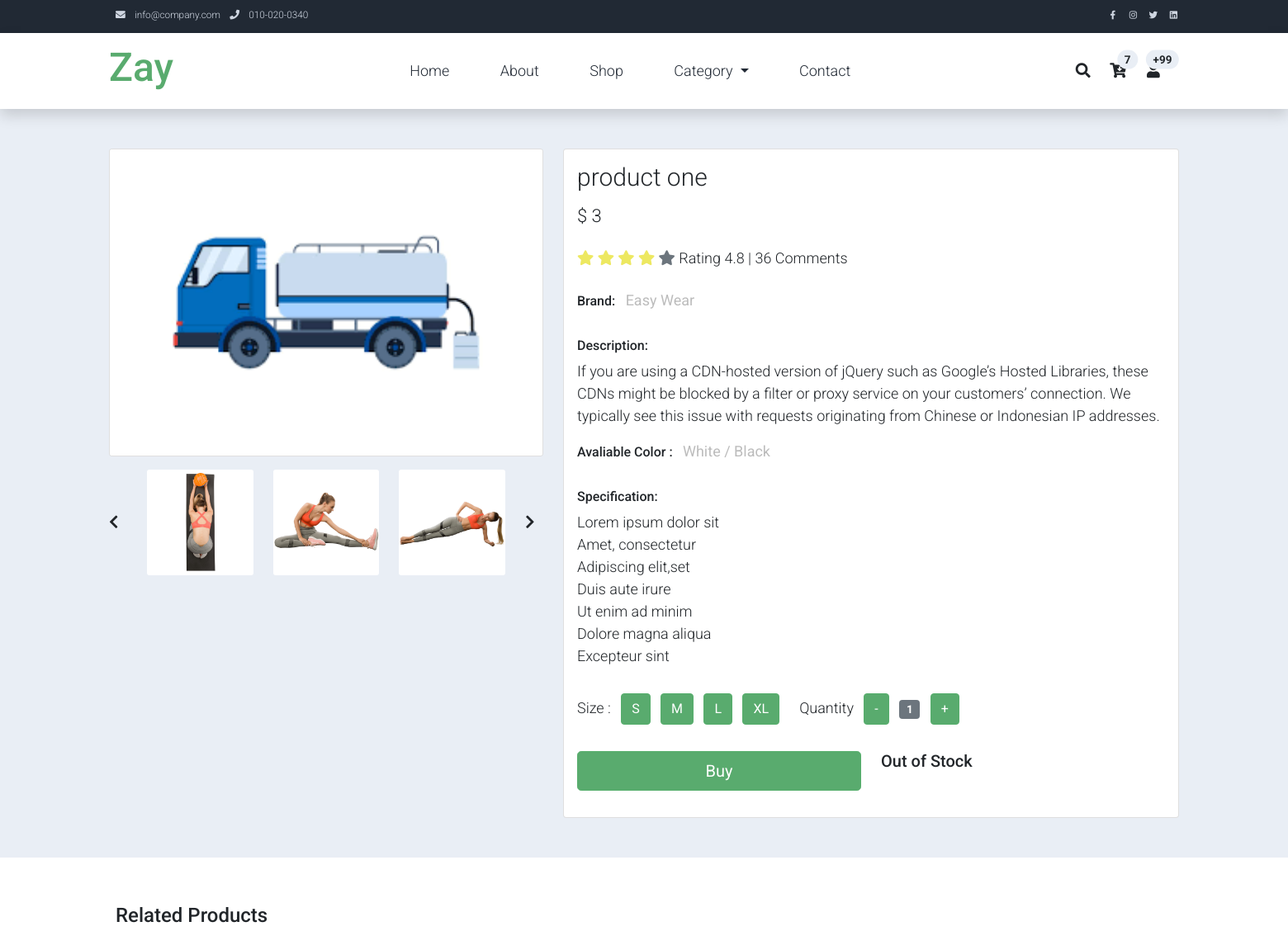
The app's page /store/Shoes/product-one/ with its own data.
### store/models.py (models this page shows, shortened)
class Product(models.Model):
    product_name=models.CharField(max_length=200,unique=True)
    slug = models.SlugField(max_length=200, unique=True)
    description=models.TextField(max_length=500,blank=True)
    price=models.IntegerField()
    image=models.ImageField(upload_to='images/products')
    stock=models.IntegerField()
    is_available=models.BooleanField(default=True)
    category=models.ForeignKey(Category,on_delete=models.CASCADE)
    created_date=models.DateTimeField(auto_now_add=True)
    modified_date = models.DateTimeField(auto_now=True)

### store/views.py (the view)
# urls.py: path('<slug:category_slug>/<slug:product_slug>/', views.product_detail, name='product_detail')
def product_detail(request, category_slug,product_slug):
    try:
        single_product=Product.objects.get(category__slug=category_slug,slug=product_slug)
    except Exception as e:
        raise e
    context={'single_product':single_product}
    return render(request,'store/product_detail.html',context)

### category/context_processors.py (called while the page is built)
def menu_links(request):
    links= Category.objects.all()
    return dict(links=links)

### category/models.py (called while the page is built)
    def getUrl(self):
        return reverse('products_by_category',args=[self.slug])

### templates/store/product_detail.html (shortened to what this page needs)
{% extends 'base.html'%}
{% load static %}
{% block content%}
 <section class="bg-light">
        <div class="container pb-5">
            <div class="row">
                <div class="col-lg-5 mt-5">
                    <div class="card mb-3">
                        <img class="card-img img-fluid" src="{{single_product.image.url}}" alt="Card image cap" id="product-detail">
                    </div>
                    <div class="row">
                        <div class="col-1 align-self-center">
                            <a href="#multi-item-example" role="button" data-bs-slide="prev">
                                <i class="text-dark fas fa-chevron-left"></i>
                            </a>
                        </div>
                        <div id="multi-item-example" class="col-10 carousel slide carousel-multi-item" data-bs-ride="carousel">
                            <div class="carousel-inner product-links-wap" role="listbox">
                                <div class="carousel-item active">
                                    <div class="row">
                                        <div class="col-4">
                                            <a href="#">
                                                <img class="card-img img-fluid" src="assets/img/product_single_01.jpg" alt="Product Image 1">
                                            </a>
                                        </div>
                                        <div class="col-4">
                                            <a href="#">
                                                <img class="card-img img-fluid" src="assets/img/product_single_02.jpg" alt="Product Image 2">
                                            </a>
                                        </div>
                                        <div class="col-4">
                                            <a href="#">
                                                <img class="card-img img-fluid" src="assets/img/product_single_03.jpg" alt="Product Image 3">
                                            </a>
                                        </div>
                                    </div>
                                </div>
                            </div>
                        </div>
                        <div class="col-1 align-self-center">
                            <a href="#multi-item-example" role="button" data-bs-slide="next">
                                <i class="text-dark fas fa-chevron-right"></i>
                            </a>
                        </div>
                    </div>
                </div>
                <div class="col-lg-7 mt-5">
                    <div class="card">
                        <div class="card-body">
                            <h1 class="h2">{{single_product.product_name}}</h1>
                            <p class="h3 py-2">$ {{single_product.price}}</p>
                            <p class="py-2">
                                <i class="fa fa-star text-warning"></i>
                                <i class="fa fa-star text-warning"></i>
                                <i class="fa fa-star text-warning"></i>
                                <i class="fa fa-star text-warning"></i>
                                <i class="fa fa-star text-secondary"></i>
                                <span class="list-inline-item text-dark">Rating 4.8 | 36 Comments</span>
                            </p>
                            <ul class="list-inline">
                                <li class="list-inline-item">
                                    <h6>Brand:</h6>
                                </li>
                                <li class="list-inline-item">
                                    <p class="text-muted"><strong>Easy Wear</strong></p>
                                </li>
                            </ul>
                            <h6>Description:</h6>
                            <p>{{single_product.description}}</p>
                            <ul class="list-inline">
                                <li class="list-inline-item">
                                    <h6>Avaliable Color :</h6>
                                </li>
                                <li class="list-inline-item">
                                    <p class="text-muted"><strong>White / Black</strong></p>
                                </li>
                            </ul>
                            <h6>Specification:</h6>
                            <ul class="list-unstyled pb-3">
                                <li>Lorem ipsum dolor sit</li>
                                <li>Amet, consectetur</li>
                                <li>Adipiscing elit,set</li>
                                <li>Duis aute irure</li>
                                <li>Ut enim ad minim</li>
                                <li>Dolore magna aliqua</li>
                                <li>Excepteur sint</li>
                            </ul>
                            <form action="" method="GET">
                                <div class="row">
                                    <div class="col-auto">
                                        <ul class="list-inline pb-3">
                                            <li class="list-inline-item">Size :
                                            </li>
                                            <li class="list-inline-item"><span class="btn btn-success btn-size">S</span></li>
                                            <li class="list-inline-item"><span class="btn btn-success btn-size">M</span></li>
                                            <li class="list-inline-item"><span class="btn btn-success btn-size">L</span></li>
                                            <li class="list-inline-item"><span class="btn btn-success btn-size">XL</span></li>
                                        </ul>
                                    </div>
                                    <div class="col-auto">
                                        <ul class="list-inline pb-3">
                                            <li class="list-inline-item text-right">
                                                Quantity
                                            </li>
                                            <li class="list-inline-item"><span class="btn btn-success" id="btn-minus">-</span></li>
                                            <li class="list-inline-item"><span class="badge bg-secondary" id="var-value">1</span></li>
                                            <li class="list-inline-item"><span class="btn btn-success" id="btn-plus">+</span></li>
                                        </ul>
                                    </div>
                                </div>
                                <div class="row pb-3">
                                    <div class="col d-grid">
                                        <button type="submit" class="btn btn-success btn-lg" name="submit" value="buy">Buy</button>
                                    </div>
                                    <div class="col d-grid">
                                        {% if single_product.stock <= 0%}
                                        <h5 ckass="text-danger">Out of Stock</h5>
                                        {%else%}
                                        <button type="submit" class="btn btn-success btn-lg" name="submit" value="addtocard">Add To Cart</button>
                                   {%endif %}
                                    </div>
                                </div>
                            </form>
                        </div>
                    </div>
                </div>
            </div>
        </div>
    </section>
    <section class="py-5">
        <div class="container">
            <div class="row text-left p-2 pb-3">
                <h4>Related Products</h4>
            </div>
        </div>
    </section>
{% endblock content %}

### templates/base.html (shortened to what this page needs)
{% load static %}
<!DOCTYPE html>
<html lang="en">
  <head>
    <link rel="stylesheet" href="{% static 'css/bootstrap.min.css'%}" />
    <link rel="stylesheet" href="{% static 'css/templatemo.css'%}" />
    <link rel="stylesheet" href="{% static 'css/custom.css'%}" />
    <link rel="stylesheet" href="{% static 'css/fontawesome.min.css'%}" />
  </head>
  <body>
    {% include 'includes/navbar.html'%}
    {% block content %} {% endblock %}
    {% include 'includes/footer.html'%}
  </body>
</html>

### templates/includes/navbar.html (shortened to what this page needs)
<nav
  class="navbar navbar-expand-lg bg-dark navbar-light d-none d-lg-block"
  id="templatemo_nav_top"
>
  <div class="container text-light">
    <div class="w-100 d-flex justify-content-between">
      <div>
        <i class="fa fa-envelope mx-2"></i>
        <a
          class="navbar-sm-brand text-light text-decoration-none"
          href="mailto:info@company.com"
          >info@company.com</a
        >
        <i class="fa fa-phone mx-2"></i>
        <a
          class="navbar-sm-brand text-light text-decoration-none"
          href="tel:010-020-0340"
          >010-020-0340</a
        >
      </div>
      <div>
        <a
          class="text-light"
          href="https://fb.com/templatemo"
          target="_blank"
          rel="sponsored"
          ><i class="fab fa-facebook-f fa-sm fa-fw me-2"></i
        ></a>
        <a class="text-light" href="https://www.instagram.com/" target="_blank"
          ><i class="fab fa-instagram fa-sm fa-fw me-2"></i
        ></a>
        <a class="text-light" href="https://twitter.com/" target="_blank"
          ><i class="fab fa-twitter fa-sm fa-fw me-2"></i
        ></a>
        <a class="text-light" href="https://www.linkedin.com/" target="_blank"
          ><i class="fab fa-linkedin fa-sm fa-fw"></i
        ></a>
      </div>
    </div>
  </div>
</nav>
<nav class="navbar navbar-expand-lg navbar-light shadow">
  <div class="container d-flex justify-content-between align-items-center">
    <a
      class="navbar-brand text-success logo h1 align-self-center"
      href="{% url 'home'%}"
    >
      Zay
    </a>
    <div
      class="align-self-center collapse navbar-collapse flex-fill d-lg-flex justify-content-lg-between"
      id="templatemo_main_nav"
    >
      <div class="flex-fill">
        <ul class="nav navbar-nav d-flex justify-content-between mx-lg-auto">
          <li class="nav-item">
            <a class="nav-link" href="index.html">Home</a>
          </li>
          <li class="nav-item">
            <a class="nav-link" href="about.html">About</a>
          </li>
          <li class="nav-item">
            <a class="nav-link" href="{% url 'store'%}">Shop</a>
          </li>
             <li class="nav-item dropdown">
          <a class="nav-link dropdown-toggle" href="#" role="button" data-bs-toggle="dropdown" aria-expanded="false">
            Category
          </a>
        </li>
          <li class="nav-item">
            <a class="nav-link" href="contact.html">Contact</a>
          </li>
        </ul>
      </div>
      <div class="navbar align-self-center d-flex">
        <a
          class="nav-icon d-none d-lg-inline"
          href="#"
          data-bs-toggle="modal"
          data-bs-target="#templatemo_search"
        >
          <i class="fa fa-fw fa-search text-dark mr-2"></i>
        </a>
        <a class="nav-icon position-relative text-decoration-none" href="#">
          <i class="fa fa-fw fa-cart-arrow-down text-dark mr-1"></i>
          <span
            class="position-absolute top-0 left-100 translate-middle badge rounded-pill bg-light text-dark"
            >7</span
          >
        </a>
        <a class="nav-icon position-relative text-decoration-none" href="#">
          <i class="fa fa-fw fa-user text-dark mr-3"></i>
          <span
            class="position-absolute top-0 left-100 translate-middle badge rounded-pill bg-light text-dark"
            >+99</span
          >
        </a>
      </div>
    </div>
  </div>
</nav>

### templates/includes/footer.html (shortened to what this page needs)
{% load static %}
  </body>
</html>

### static/css/templatemo.css (style rules this page uses)
body, ul, li, p, a, label, input, div { font-family: 'Roboto', sans-serif; font-size: 18px !important; font-weight: 300 !important; }
.h1 { font-family: 'Roboto', sans-serif; font-size: 48px !important; font-weight: 200 !important; }
.h2 { font-family: 'Roboto', sans-serif; font-size: 30px !important; font-weight: 300; }
.h3 { font-family: 'Roboto', sans-serif; font-size: 22px !important; }
.logo { font-weight: 500 !important; }
.text-warning { color: #ede861 !important; }
.text-muted { color: #bcbcbc !important; }
.text-success { color: #59ab6e !important; }
.text-light { color: #cfd6e1 !important; }
.bg-dark { background-color: #212934 !important; }
.bg-light { background-color: #e9eef5 !important; }
.btn-success { background-color: #59ab6e !important; border-color: #56ae6c !important; }
#templatemo_nav_top { min-height: 40px; }
#templatemo_nav_top * { font-size: .9em !important; }
#templatemo_main_nav a { color: #212934; }
#templatemo_main_nav .navbar .nav-icon { margin-right: 20px; }
@media (min-width: 768px) { #templatemo_main_nav .navbar-nav { max-width: 450px; } }
@media (min-width: 992px) { #templatemo_main_nav .navbar-nav { max-width: 550px; } }

### records on screen
Product: image (picture), product_name "product one", price "3", description "If you are using a CDN-hosted version of jQuery such as Google’s Hosted Libraries, these CDNs might be blocked by a filter or proxy service on your customers’ connection. We typically see this issue with requests originating from Chinese or Indonesian IP addresses."
